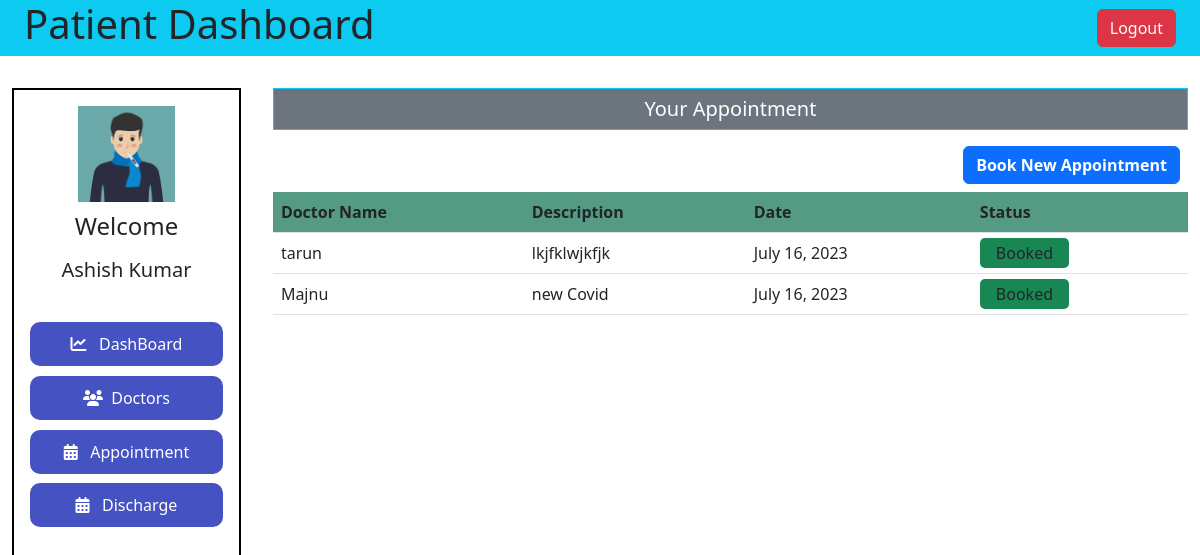
Page /patient-dash-appointment/ (signed in) on the earlier database version.
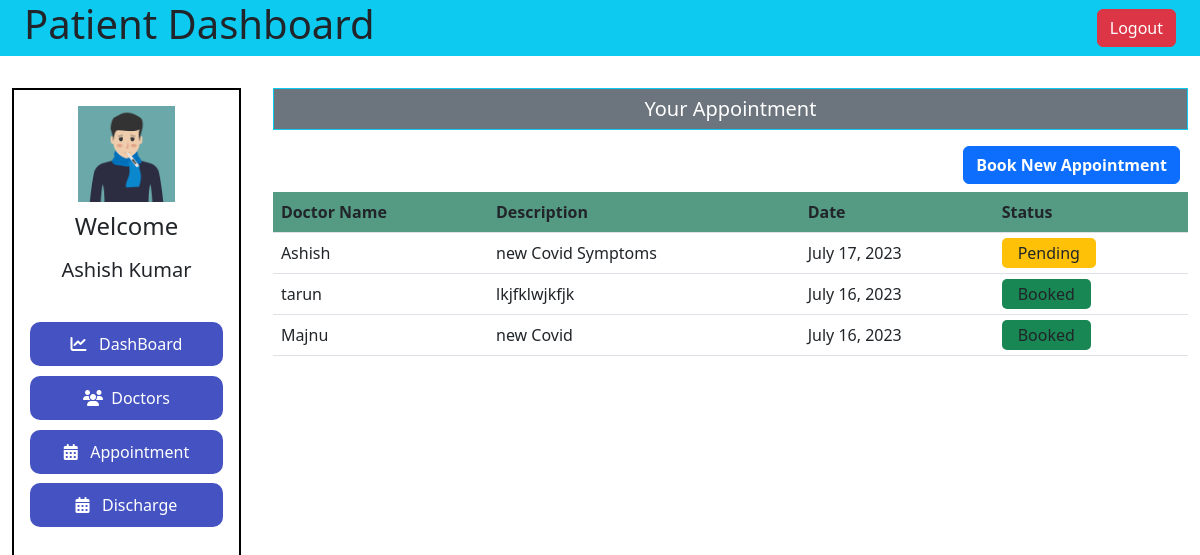
Same page on the later database version.
### hospital/models.py (models this page shows, shortened)
class Appointment(models.Model):
    patientId = models.PositiveIntegerField(null=True)
    doctorId = models.PositiveIntegerField(null=True)
    patientName = models.CharField(max_length=40, null=True)
    doctorName = models.CharField(max_length=40, null=True)
    appointmentDate = models.DateField(auto_now=True)
    description = models.TextField(max_length=500)
    status = models.BooleanField(default=False)

### hospital/views.py (the view)
# urls.py: path('patient-dash-appointment/',ViewPatientDashAppointment,name='patientDashBoardAppointment'),
@login_required(login_url='patientlogin')
@user_passes_test(is_patient)
def ViewPatientDashAppointment(request):
    appointment = Appointment.objects.all().filter(patientId = request.user.id).order_by('-id')
    return render(request,'hospital/patientDashBoardAppointment.html',locals())

### hospital/views.py (called while the page is built)
def is_patient(user):
    return user.groups.filter(name='PATIENT').exists()

### templates/hospital/patientDashBoardAppointment.html (shortened to what this page needs)
{% extends 'hospital/patientDashboard.html' %} {% block patientDashBoard %}
<div>
    <h5 class="text-center p-2 border border-info bg-secondary text-white">Your Appointment</h5>
    <a href="{% url 'patientBookAppointment' %}"><button style="float: right;" class="m-2 btn btn-primary fw-semibold">Book New Appointment</button></a>
    <table class="table">
        <tr>
            <th>Doctor Name</th>
            <th>Description</th>
            <th>Date</th>
            <th>Status</th>
        </tr>
        {% for app in appointment %}
        <tr>
            <td>{{app.doctorName}}</td>
            <td>{{app.description}}</td>
            <td>{{app.appointmentDate}}</td>
            <td>
                {% if app.status %}
                <span class="text-whitw bg-success px-3 py-1 " style="border-radius: 5px;">Booked</span>
                {% else %}
                <span class="text-dark bg-warning px-3 py-1 " style="border-radius: 5px;">Pending</span>
                {% endif %}
            </td>
        </tr>
        {% endfor %}
    </table>
</div>
{% endblock patientDashBoard %}

Differences in the rows shown:
added Appointment: doctorName "Ashish", description "new Covid Symptoms", appointmentDate "July 17, 2023", status "Pending"
